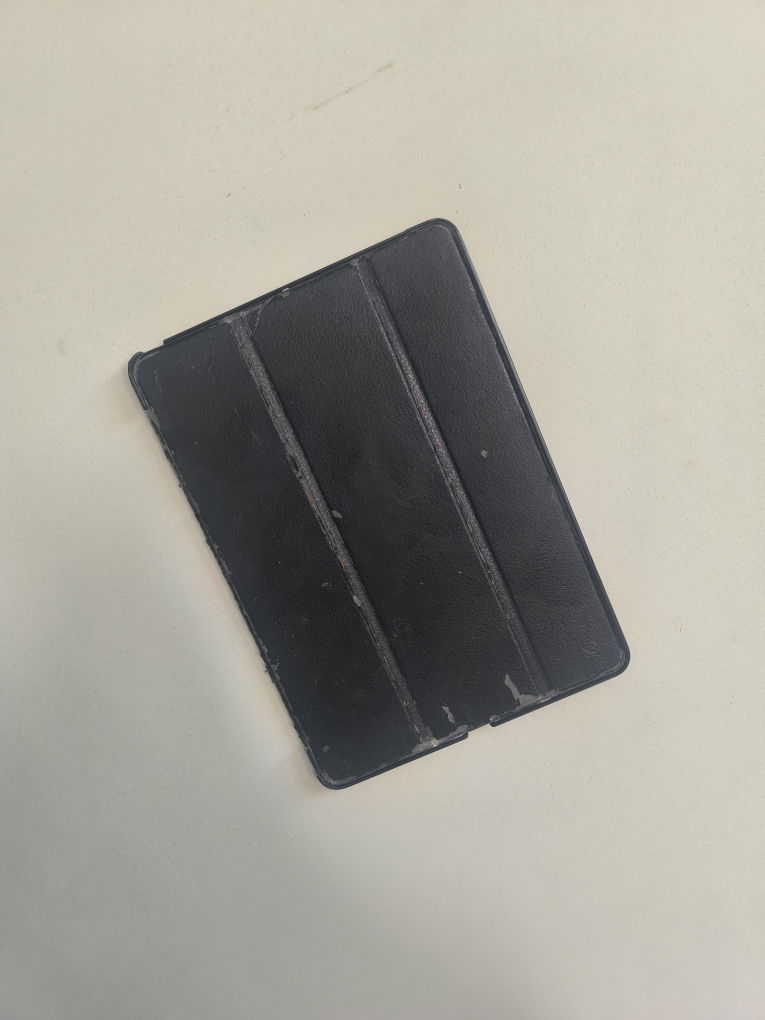
#> input picture tablet.jpg, 3060 x 4080 px (shown at 1/4 size)
$ python ObjectLocation.py
#> lines starting #> are read from the running program, lines starting #| are printed output that depends on the picture; after the words box and inside, x2 and y2 are one past the last pixel; in counts of white or black regions, pixels touching at a corner belong together
import cv2
from matplotlib import pyplot as plt
import math

class clPoint:
    def __init__(self, x: float, y: float, z: float = 0.0):
        self.x = x
        self.y = y
        self.z = z

    def distance_to(self, other: 'Point') -> float:
        return math.sqrt((self.x - other.x)**2 + (self.y - other.y)**2 + (self.z - other.z)**2)


image = cv2.imread('tablet.jpg')
#> image is the input picture: shape (4080, 3060, 3); mean B, G, R 154.1, 163.1, 165.3
gray = cv2.cvtColor(image, cv2.COLOR_BGR2GRAY)


cv2.imshow("orig", image)

t=80
ret, thresh = cv2.threshold(gray,t,255,cv2.THRESH_BINARY_INV)
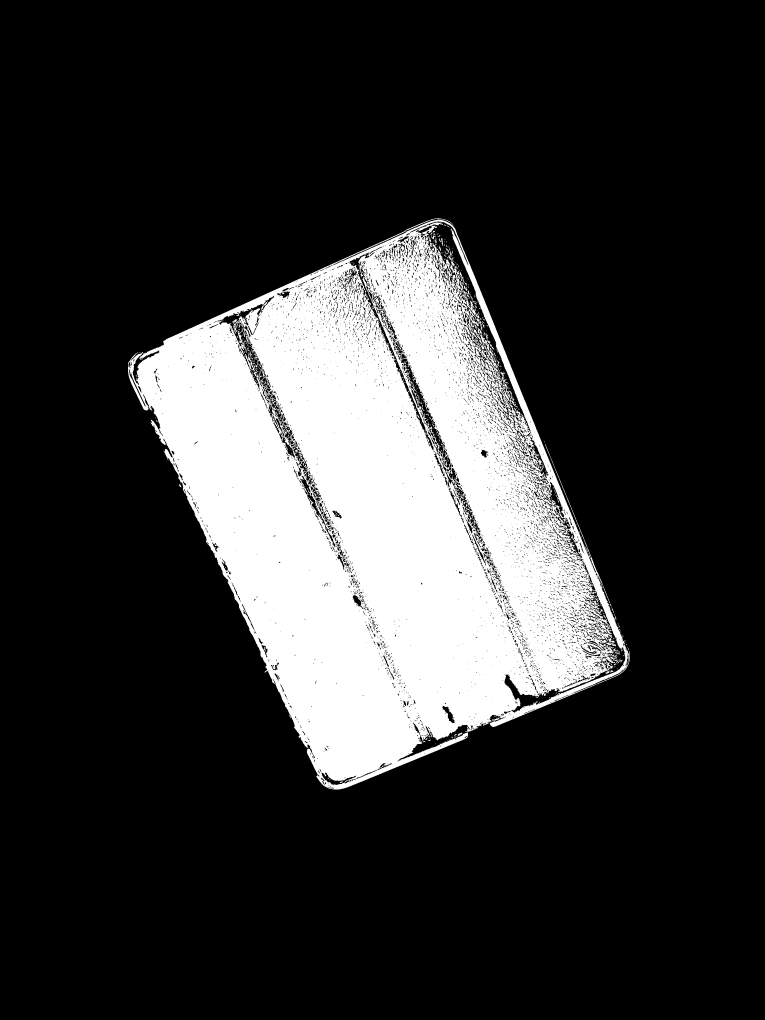
#> thresh: shape (4080, 3060) (shown at 1/4 size); 19.6% white; 624 white regions (517 under 20 px), largest, box (x1, y1, x2, y2) and area: (512, 873, 2520, 3159) 2436057, (2137, 1813, 2167, 1862) 381, (933, 1294, 955, 1335) 293
#> ret = 80
cv2.imshow("filter", thresh)
cv2.waitKey()
# Canny Edge detection
canny = cv2.Canny(thresh, 0, 100)
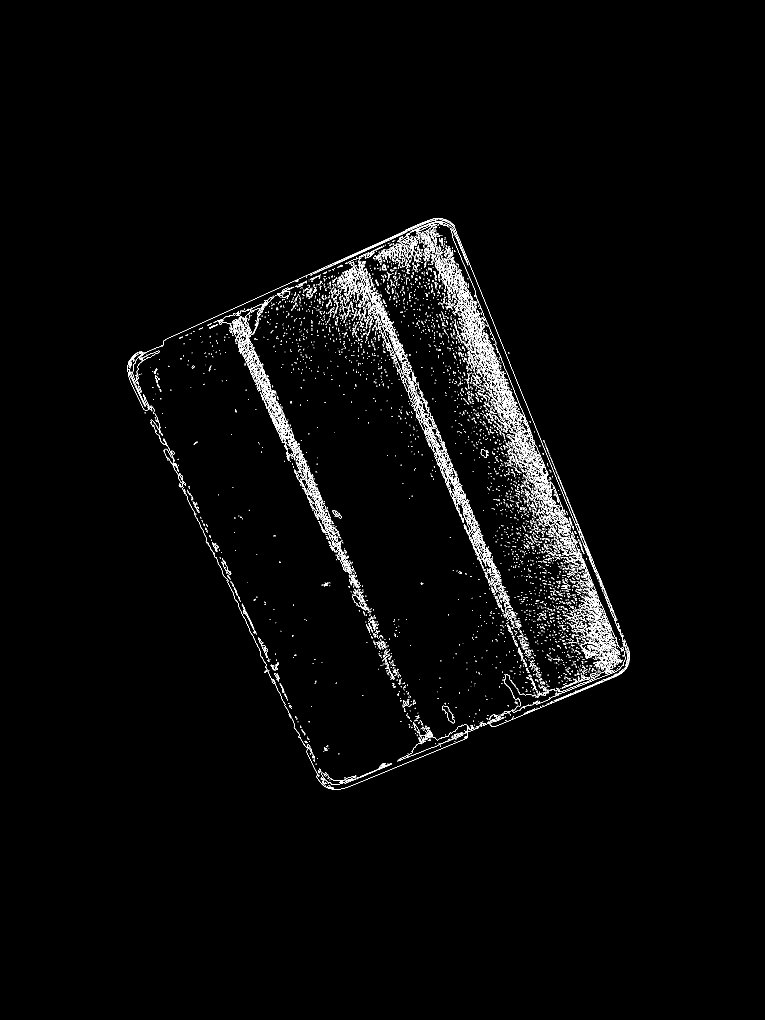
#> canny: shape (4080, 3060) (shown at 1/4 size); 1.1% white in thin lines or dots, all inside (x1, y1, x2, y2) = (511, 872, 2520, 3159)
cv2.imshow("canny", canny)


# Find contours
cnts = cv2.findContours(canny, cv2.RETR_EXTERNAL, cv2.CHAIN_APPROX_SIMPLE)[-2:]
#> cnts = 12804 contours, 12544 with area under 20; largest, box (x1, y1, x2, y2) and area: (1923, 1798, 1953, 1830) 510, (2330, 2585, 2406, 2626) 260, (572, 1578, 597, 1627) 232, (1308, 2101, 1336, 2119) 180, (2361, 2693, 2383, 2705) 152


# Getting the outor points of the object
Xmin = 0
Ymin = 0
Xmax = 0
Ymax = 0

XminCoord = []
YminCoord = []
XmaxCoord = []
YmaxCoord = []

for cont1 in cnts:
	for XYcoordList in cont1:

		for l,XYcoord in enumerate(XYcoordList):
			if l < len(XYcoordList) - 1:
				print ('Array: %.2f' %(l))
				print (XYcoord[0])
				x,y = [0,0]
				try:
					x,y = XYcoord[0]
				except:
					break


				if Xmin == 0 and Ymin == 0 and Xmax == 0 and Ymax == 0:
					Xmin = x
					Ymin = y
					Xmax = x
					Ymax = y
					XminCoord = XYcoord[0]
					XmaxCoord = XYcoord[0]
					YminCoord = XYcoord[0]
					YmaxCoord = XYcoord[0]

				else:
					if Xmin > x:
						Xmin = x
						XminCoord = XYcoord[0]
					if Xmax < x:
						Xmax  = x
						XmaxCoord = XYcoord[0]
					if Ymin > y:
						Ymin = y
						YminCoord = XYcoord[0]
					if Ymax < y:
						Ymax = y
						YmaxCoord = XYcoord[0]
#> this loop made 2 passes
#> (printed output is left out)
#> after the loop, Xmax = 2519; XmaxCoord = [2519, 2633]; Xmin = 511; XminCoord = [511, 1460]; Ymax = 3158; YmaxCoord = [1347, 3158]; Ymin = 872; YminCoord = [1752, 872]

print ("XminCoordX = %.2f XminCoordY = %.2f XmaxCoordX = %.2f XmaxCoordY = %.2f YminCoordX = %.2f YminCoordY = %.2f YmaxCoordX = %.2f YmaxCoordY = %.2f" %(XminCoord[0], XminCoord[1], XmaxCoord[0], XmaxCoord[1], YminCoord[0], YminCoord[1], YmaxCoord[0],YmaxCoord[1]))

#Tolerance of the pixels
pointTolerance = 160
#Points of the pixels
PointVars = [clPoint(XminCoord[0],XminCoord[1],0.0),clPoint(XmaxCoord[0],XmaxCoord[1],0.0),clPoint(YminCoord[0],YminCoord[1],0.0),clPoint(YmaxCoord[0],YmaxCoord[1],0.0)]
#> in __init__, `self.x = x`: self.x = 511
#> in __init__, `self.y = y`: self.y = 1460

PointXmin = clPoint(XminCoord[0],XminCoord[1],0.0)
PointXmax = clPoint(XmaxCoord[0],XmaxCoord[1],0.0)
PointYmin = clPoint(YminCoord[0],YminCoord[1],0.0)
PointYmax = clPoint(YmaxCoord[0],YmaxCoord[1],0.0)

cv2.circle(image,(XminCoord[0],XminCoord[1]), 10, (0,255,0), 5)
cv2.circle(image,(XmaxCoord[0],XmaxCoord[1]), 10, (0,255,0), 5)
cv2.circle(image,(YminCoord[0],YminCoord[1]), 10, (0,255,0), 5)
cv2.circle(image,(YmaxCoord[0],YmaxCoord[1]), 10, (0,255,0), 5)

#Calculating image vectors
vect1 = PointXmin.distance_to(PointXmax)
#> vect1 = 2325.5
print ("Internal vector 1: %.2f" %(vect1))
vect2 = PointXmin.distance_to(PointYmax)
#> vect2 = 1892.6
print ("Internal vector 2: %.2f" %(vect2))
vect3 = PointXmin.distance_to(PointYmin)
#> vect3 = 1373.3
print ("Internal vector 3: %.2f" %(vect3))
vect4 = PointXmax.distance_to(PointYmin)
#> vect4 = 1920.8
print ("Internal vector 4: %.2f" %(vect4))
vect5 = PointXmax.distance_to(PointYmax)
#> vect5 = 1284.2
print ("Internal vector 5: %.2f" %(vect5))
vect6 = PointYmin.distance_to(PointYmax)
#> vect6 = 2321.6
print ("Internal vector 6: %.2f" %(vect6))

#Input data
externalDataPoints = [clPoint(0,0,0),clPoint(1390,0,0),clPoint(1390,1900,0),clPoint(0,1900,0)]


#Calculation of the external vectors
extneralVect1 = 0
extneralVect2 = 0
extneralVect3 = 0
extneralVect4 = 0
extneralVect5 = 0
extneralVect6 = 0

sourceVectors = []

if len(externalDataPoints) > 0:

	l = len(externalDataPoints)
	print ("Amount of externalDataPoints %.2f" %(l))
	if l == 2:
		externalVect1 = externalDataPoints[0].distance_to(externalDataPoints[1])
		sourceVectors.append(externalVect1)
		print ("source vector one added")
	if l == 3:
		externalVect1 = externalDataPoints[0].distance_to(externalDataPoints[1])
		print ("External vector 1: %.2f" %(externalVect1))
		externalVect2 = externalDataPoints[0].distance_to(externalDataPoints[2])
		print ("External vector 2: %.2f" %(externalVect2))
		externalVect3 = externalDataPoints[1].distance_to(externalDataPoints[2])
		print ("External vector 3: %.2f" %(externalVect3))
		sourceVectors.append(externalVect1)
		sourceVectors.append(externalVect2)
		sourceVectors.append(externalVect3)
		print ("source vector three added")
	if l == 4:
		externalVect1 = externalDataPoints[0].distance_to(externalDataPoints[1])
		print ("External vector 1: %.2f" %(externalVect1))
		externalVect2 = externalDataPoints[0].distance_to(externalDataPoints[2])
		print ("External vector 2: %.2f" %(externalVect2))
		externalVect3 = externalDataPoints[0].distance_to(externalDataPoints[3])
		print ("External vector 3: %.2f" %(externalVect3))
		externalVect4 = externalDataPoints[1].distance_to(externalDataPoints[2])
		print ("External vector 4: %.2f" %(externalVect4))
		externalVect5 = externalDataPoints[1].distance_to(externalDataPoints[3])
		print ("External vector 5: %.2f" %(externalVect5))
		externalVect6 = externalDataPoints[2].distance_to(externalDataPoints[3])
		print ("External vector 6: %.2f" %(externalVect6))
		sourceVectors.append(externalVect1)
		sourceVectors.append(externalVect2)
		sourceVectors.append(externalVect3)
		sourceVectors.append(externalVect4)
		sourceVectors.append(externalVect5)
		sourceVectors.append(externalVect6)
		print ("source vector six added")
else:
	print('Not enough points in the source drawing');

#Match the vectors
imageVectors = [vect1,vect2,vect3,vect4,vect5,vect6]
#> imageVectors = [2325.5, 1892.6, 1373.3, 1920.8, 1284.2, 2321.6]

sortImageVectors = sorted(imageVectors)
#> sortImageVectors = [1284.2, 1373.3, 1892.6, 1920.8, 2321.6, 2325.5]
sortSourceVectors = sorted(sourceVectors)

sortSourceMatches = []
for y, sortSourceVector in enumerate(sortSourceVectors):
	sortSourceMatches.append(0)

#check if the vectors match
sourceMatchEvalIndex = 1000
print ("Matching started")
print (sortImageVectors)
print (sortSourceVectors)
for i,sortSourceVector in enumerate(sortSourceVectors):
	print ("To find %.2f" %(i))
	for j,sortImageVector in enumerate(sortImageVectors):
		print ("To find %.2f" %(j))
		if (((sortSourceVector - pointTolerance) <= sortImageVector) and ((sortSourceVector + pointTolerance) >= sortImageVector)):
			sortSourceMatches[i] = 1
			print ("Match found %.2f" %(j))
			if sourceVectors[0] == sortSourceVector:
				sourceMatchEvalIndex = j
print ("Index of vector found %.2f" %(sourceMatchEvalIndex))

#check if the matches are completed
sourceMatchEval = 1
for i, sortSourceMatch in enumerate(sortSourceMatches):
	if sortSourceMatch == 0:
		sourceMatchEval = 0


checkVecIndex = 1000
if sourceMatchEval == 1:
	imageValueToCheck = sortImageVectors[sourceMatchEvalIndex]
#> imageValueToCheck = 1373.3

	for k,imageVector in enumerate(imageVectors):
		if imageValueToCheck == imageVector:
			#found top level xmin xmax
			checkVecIndex = k
			break
#> this loop made 3 passes
#> (imageVector, checkVecIndex) on pass 3: (1373.3, 2)
#> imageVector on passes 1 to 2: 2325.5, 1892.6

	calcPointStart = clPoint(0,0,0)
	calcPointEnd = clPoint(0,0,0)
	calcPointVector = 0
	if k == 1:
		calcPointStart = PointXmin
		calcPointEnd = PointXmax
		calcPointVector = PointXmax.distance_to(PointXmin)
	if k == 2:
		calcPointStart = PointXmin
		calcPointEnd = PointYmax
		calcPointVector = PointYmax.distance_to(PointXmin)
#> calcPointVector = 1892.6
	if k == 3:
		calcPointStart = PointXmin
		calcPointEnd = PointYmin
		calcPointVector = PointXmin.distance_to(PointYmin)
	if k == 4:
		calcPointStart = PointXmax
		calcPointEnd = PointYmin
		calcPointVector = PointYmin.distance_to(PointXmax)
	if k == 5:
		calcPointStart = PointXmax
		calcPointEnd = PointYmax
		calcPointVector = PointYmax.distance_to(PointXmax)
	if k == 6:
		calcPointStart = PointYmin
		calcPointEnd = PointYmax
		calcPointVector = PointYmax.distance_to(PointYmin)

	cosAlfa = (calcPointEnd.x - calcPointStart.x)/calcPointStart.distance_to(calcPointEnd)
#> cosAlfa = 0.442
	radians = math.acos(cosAlfa)
#> radians = 1.11
	#sinAlfa = math.sin(radians)
	degrees = radians * (180.0 / math.pi)
#> degrees = 63.79


	calcPointStartSource = clPoint(0,0,0)
	calcPointEndSource = clPoint(0,0,0)
	calcPointVectorSource = 0
	if k == 1:
		calcPointStartSource = externalDataPoints[0]
		calcPointEndSource = externalDataPoints[1]
		calcPointVectorSource = externalDataPoints[1].distance_to(externalDataPoints[0])
	if k == 2:
		calcPointStartSource = externalDataPoints[0]
		calcPointEndSource = externalDataPoints[2]
		calcPointVectorSource = externalDataPoints[2].distance_to(externalDataPoints[0])
	if k == 3:
		calcPointStartSource = externalDataPoints[0]
		calcPointEndSource = externalDataPoints[3]
		calcPointVectorSource = externalDataPoints[3].distance_to(externalDataPoints[0])
	if k == 4:
		calcPointStartSource = externalDataPoints[1]
		calcPointEndSource = externalDataPoints[2]
		calcPointVectorSource = externalDataPoints[2].distance_to(externalDataPoints[1])
	if k == 5:
		calcPointStartSource = externalDataPoints[1]
		calcPointEndSource = externalDataPoints[3]
		calcPointVectorSource = externalDataPoints[3].distance_to(externalDataPoints[1])
	if k == 6:
		calcPointStartSource = externalDataPoints[2]
		calcPointEndSource = externalDataPoints[3]
		calcPointVectorSource = externalDataPoints[3].distance_to(externalDataPoints[2])

	cosAlfaSource = (calcPointEndSource.x - calcPointStartSource.x)/calcPointVectorSource
	radiansSource = math.acos(cosAlfaSource)
	degreesSource = radiansSource * (180.0 / math.pi)

	rotationAngleDegrees = degrees - degreesSource
#> rotationAngleDegrees = 9.98

	print ("Start point x: %.2f y: %.2f" %(calcPointStart.x,calcPointStart.y))
	print ("Degrees %.2f" %(rotationAngleDegrees))


	cv2.imshow("output", image)
	cv2.imwrite("result.png", image)
	cv2.waitKey()
	cv2.destroyAllWindows()
else:
	print('No match ...')
